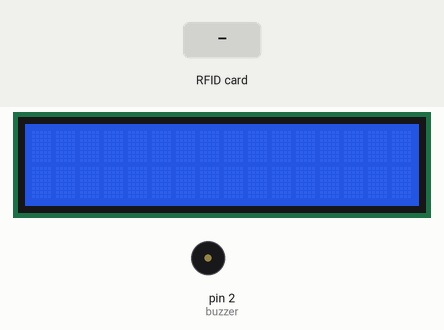
Recording of a sketch running on a simulated Arduino Uno, built with avr-gcc and run on an emulated ATmega328P. Parts: 16×2 character LCD, buzzer (waves = sounding). The inputs (shaded band) are chosen by the test bench. What the sketch prints to the serial monitor is not drawn.

Above: at 1.3 s.
1.4 s: RFID card 5E 7A 19 C4 held to the reader
At 1.58 s:
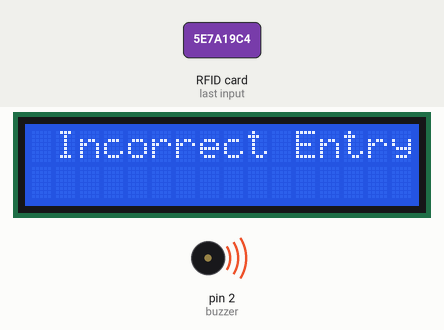
At 2.4 s:
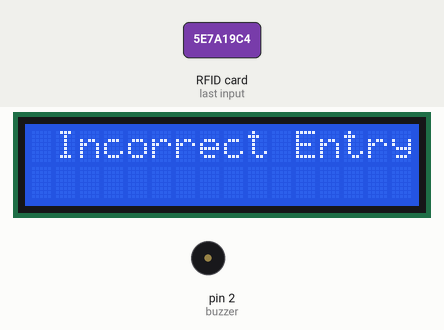
Timing chart, 0 to 4.4 s (numbered marks = the images above; inputs shaded):
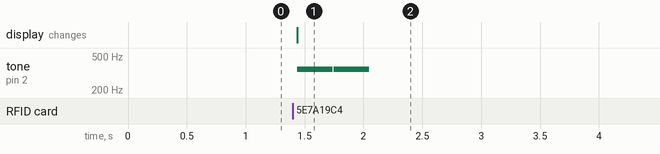

The sketch:

rfid_uygulamasi.ino
```cpp
#include <SPI.h>
#include <MFRC522.h>
#include <Wire.h>
#include <LiquidCrystal_I2C.h>
LiquidCrystal_I2C ekran(0x27,16,2);
int RST_PIN= 9;
int SS_PIN= 10;
MFRC522 rfid(SS_PIN, RST_PIN);
byte ID[4]={57,30,244,179};
int ledred1= 8;
int ledred2= 7;
int ledred3= 6;
int ledgreen1= 5;
int ledgreen2= 4;
int ledgreen3= 3;
int re = 293;
int mi = 331;
int fa = 350;
int buzzer = 2;


void setup() {
 Serial.begin(9600);
 SPI.begin();
 rfid.PCD_Init();
 ekran.init();
 ekran.backlight();


}

void loop() {
  if(! rfid.PICC_IsNewCardPresent())
  return;
  if(! rfid.PICC_ReadCardSerial())
  return;

  if( rfid.uid.uidByte[0] == ID[0] && rfid.uid.uidByte[1] == ID[1] && rfid.uid.uidByte[2] == ID[2] && rfid.uid.uidByte[3] == ID[3])
  {Serial.print("Correct Entry!");
  ekranaYazdir();
  ekran.setCursor(1,0);
  ekran.print("Correct Entry! ");
  ekran.setCursor(4,1);
   tone(buzzer, re);
  delay(300);
  noTone(buzzer);
  delay(10);

  tone(buzzer, mi);
  delay(300);
  noTone(buzzer);
  delay(10);


  digitalWrite(5,HIGH);
    delay(300);
    digitalWrite(5,LOW);
    digitalWrite(4,HIGH);
    delay(300);
    digitalWrite(4,LOW);
    digitalWrite(3,HIGH);
    delay(300);
    digitalWrite(3,LOW);}
  else{
    Serial.print("Incorrect Entry");
    ekranaYazdir();
    ekran.setCursor(1,0);
    ekran.print("Incorrect Entry!");
    ekran.setCursor(4,1);


  tone(buzzer, fa);
  delay(300);
  noTone(buzzer);
  delay(10);

  tone(buzzer, fa);
  delay(300);
  noTone(buzzer);
  delay(10);
    digitalWrite(8,HIGH);
    delay(300);
    digitalWrite(8,LOW);
    digitalWrite(7,HIGH);
    delay(300);
    digitalWrite(7,LOW);
    digitalWrite(6,HIGH);
    delay(300);
    digitalWrite(6,LOW);
  }
  rfid.PICC_HaltA();
}
void ekranaYazdir(){
  Serial.print("ID Numarasi: ");
  for(int sayac=0; sayac<4; sayac++){
    Serial.print(rfid.uid.uidByte[sayac]);
    Serial.print(" ");
  }

 Serial.println(" ");

}
```

Measured:
- after the input at 1.4 s, tone on pin 2 (buzzer): alternates 350 Hz for 0.30 s and silent for 0.01 s, 4 changes in all, then stays silent, starting at once; the display: changes at once (image 1)
